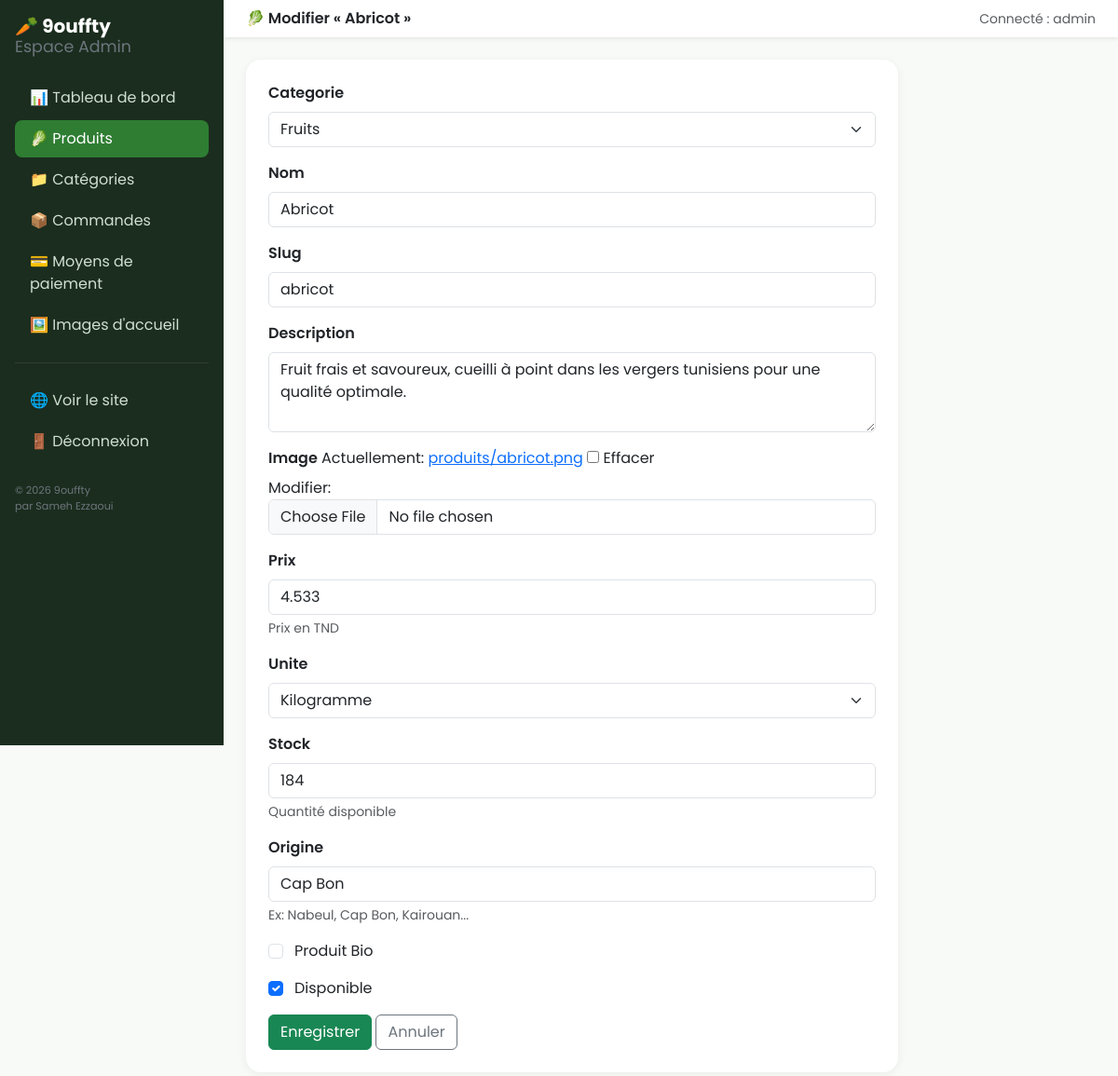
The app's page /gestion/produits/42/modifier/ (signed in) with its own data.
### boutique/models.py (models this page shows, shortened)
class Produit(models.Model):
    UNITE_CHOICES = [
        ('kg', 'Kilogramme'),
        ('piece', 'Pièce'),
        ('botte', 'Botte'),
        ('caisse', 'Caisse'),
    ]
    categorie = models.ForeignKey(Categorie, related_name='produits', on_delete=models.CASCADE)
    nom = models.CharField(max_length=150)
    slug = models.SlugField(max_length=160, unique=True)
    description = models.TextField(blank=True)
    image = models.ImageField(upload_to='produits/', blank=True, null=True)
    prix = models.DecimalField(max_digits=8, decimal_places=3, validators=[MinValueValidator(0)],
                                help_text="Prix en TND")
    unite = models.CharField(max_length=10, choices=UNITE_CHOICES, default='kg')
    stock = models.PositiveIntegerField(default=0, help_text="Quantité disponible")
    origine = models.CharField(max_length=100, blank=True, help_text="Ex: Nabeul, Cap Bon, Kairouan...")
    bio = models.BooleanField(default=False, verbose_name="Produit Bio")
    disponible = models.BooleanField(default=True)
    date_ajout = models.DateTimeField(auto_now_add=True)
    date_maj = models.DateTimeField(auto_now=True)
    class Meta:
        verbose_name = "Produit"
        verbose_name_plural = "Produits"
        ordering = ['nom']

### dashboard/views.py (the view)
# urls.py: path('produits/<int:pk>/modifier/', views.produit_modifier, name='produit_modifier'),
@login_required(login_url='dashboard:login')
@user_passes_test(est_staff, login_url='dashboard:login')
def produit_modifier(request, pk):
    produit = get_object_or_404(Produit, pk=pk)
    if request.method == 'POST':
        form = ProduitForm(request.POST, request.FILES, instance=produit)
        if form.is_valid():
            form.save()
            messages.success(request, "Produit mis à jour.")
            return redirect('dashboard:produits_liste')
    else:
        form = ProduitForm(instance=produit)
    return render(request, 'dashboard/produit_form.html', {'form': form, 'titre': f'Modifier « {produit.nom} »'})

### boutique/context_processors.py (called while the page is built)
def types_categories(request):
    types_utilises = (
        Categorie.objects.values_list('type_produit', flat=True).distinct()
    )
    choices_dict = dict(Categorie.TYPE_CHOICES)
    types_disponibles = [
        (code, choices_dict.get(code, code)) for code in types_utilises
    ]
    types_disponibles.sort(key=lambda t: t[1])
    return {'types_produits_nav': types_disponibles}

def moyens_paiement_global(request):
    return {'moyens_paiement_global': MoyenPaiement.objects.filter(actif=True)}

### boutique/models.py (called while the page is built)
    def __str__(self):
        return self.nom

### dashboard/views.py (called while the page is built)
def est_staff(user):
    return user.is_active and user.is_staff

### templates/dashboard/produit_form.html (shortened to what this page needs)
{% extends 'dashboard/base_dashboard.html' %}
{% block header %}🥬 {{ titre }}{% endblock %}
{% block dashboard_content %}
<div class="card stat-card p-4" style="max-width:700px;">
  <form method="post" enctype="multipart/form-data">
    {% for field in form %}
    <div class="mb-3 {% if field.field.widget.input_type == 'checkbox' %}form-check{% endif %}">
      {% if field.field.widget.input_type == 'checkbox' %}
        {{ field }}
        <label class="form-check-label ms-1">{{ field.label }}</label>
      {% else %}
        <label class="form-label fw-semibold">{{ field.label }}</label>
        {{ field }}
      {% endif %}
      {% if field.help_text %}<div class="form-text">{{ field.help_text }}</div>{% endif %}
    </div>
    {% endfor %}
    <button type="submit" class="btn btn-success">Enregistrer</button>
    <a href="{% url 'dashboard:produits_liste' %}" class="btn btn-outline-secondary">Annuler</a>
  </form>
</div>
{% endblock %}

### templates/dashboard/base_dashboard.html (shortened to what this page needs)
{% load static %}
<!DOCTYPE html>
<html lang="fr">
<head>
<link href="https://cdn.jsdelivr.net/npm/bootstrap@5.3.3/dist/css/bootstrap.min.css" rel="stylesheet">
<link rel="stylesheet" href="{% static 'css/style.css' %}">
</head>
<body>
<div class="d-flex">
  <div class="sidebar-dashboard p-3" style="width:240px; position:sticky; top:0; height:100vh;">
    <h2 class="h5 fw-bold text-white mb-4">🥕 9ouffty <span class="d-block small fw-normal text-secondary">Espace Admin</span></h2>
    <nav class="nav flex-column gap-1">
      <a class="nav-link {% if request.resolver_match.url_name == 'accueil' %}active{% endif %}" href="{% url 'dashboard:accueil' %}">📊 Tableau de bord</a>
      <a class="nav-link {% if 'produit' in request.resolver_match.url_name %}active{% endif %}" href="{% url 'dashboard:produits_liste' %}">🥬 Produits</a>
      <a class="nav-link {% if 'categorie' in request.resolver_match.url_name %}active{% endif %}" href="{% url 'dashboard:categories_liste' %}">📁 Catégories</a>
      <a class="nav-link {% if 'commande' in request.resolver_match.url_name %}active{% endif %}" href="{% url 'dashboard:commandes_liste' %}">📦 Commandes</a>
      <a class="nav-link {% if 'paiement' in request.resolver_match.url_name %}active{% endif %}" href="{% url 'dashboard:paiements_liste' %}">💳 Moyens de paiement</a>
      <a class="nav-link {% if 'slide' in request.resolver_match.url_name %}active{% endif %}" href="{% url 'dashboard:slides_liste' %}">🖼️ Images d'accueil</a>
      <hr class="text-secondary">
      <a class="nav-link" href="{% url 'boutique:accueil' %}" target="_blank">🌐 Voir le site</a>
      <a class="nav-link" href="{% url 'dashboard:logout' %}">🚪 Déconnexion</a>
    </nav>
    <p class="small text-secondary mt-4 mb-0" style="font-size:0.7rem;">© {% now "Y" %} 9ouffty<br>par Sameh Ezzaoui</p>
  </div>
  <div class="flex-grow-1">
    <nav class="navbar navbar-light bg-white shadow-sm px-4">
      <span class="fw-semibold">{% block header %}Tableau de bord{% endblock %}</span>
      <span class="text-muted small">Connecté : {{ request.user.username }}</span>
    </nav>
    <div class="p-4">
      {% block dashboard_content %}{% endblock %}
    </div>
  </div>
</div>
</body>
</html>

### static/css/style.css (style rules this page uses)
body { font-family: 'Poppins', sans-serif; background-color: #f8faf7; }
.sidebar-dashboard { min-height: 100vh; background: #1b2d1e; color: #e6ece7; }
.sidebar-dashboard a { color: #cfe0d2; text-decoration: none; }
.sidebar-dashboard a.active, .sidebar-dashboard a:hover { background: #2e7d32; color: #fff; border-radius: 8px; }
.stat-card { border-radius: 16px; border: none; box-shadow: 0 2px 10px rgba(0,0,0,.06); }

### records on screen
Produit: form "Fruits" "Abricot" "abricot" "Fruit frais et savoureux, cueilli à point dans les vergers tunisiens pour une qualité optimale." "4.533" "Kilogramme" "184" "Cap Bon", form "☑"

### other values on screen
{{ titre }} "Modifier « Abricot »"
{{ request.user.username }} "admin"
{{ field.label }} "Categorie" "Nom" "Slug" "Description" "Image" "Prix" "Unite" "Stock" "Origine"
{{ field.help_text }} "Prix en TND" "Quantité disponible" "Ex: Nabeul, Cap Bon, Kairouan..."
{{ field.label }} "Produit Bio" "Disponible"
